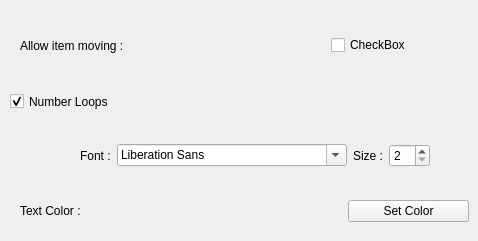
      <widget class="QWidget" name="page_4" >
       <widget class="QWidget" name="horizontalLayoutWidget_11" >
        <property name="geometry" >
         <rect>
          <x>20</x>
          <y>30</y>
          <width>391</width>
          <height>31</height>
         </rect>
        </property>
        <layout class="QHBoxLayout" name="horizontalLayout_18" >
         <item>
          <widget class="QLabel" name="label_18" >
           <property name="text" >
            <string>Allow item moving :</string>
           </property>
           <property name="buddy" >
            <cstring>checkBox_2</cstring>
           </property>
          </widget>
         </item>
         <item>
          <spacer name="horizontalSpacer_9" >
           <property name="orientation" >
            <enum>Qt::Horizontal</enum>
           </property>
           <property name="sizeHint" stdset="0" >
            <size>
             <width>40</width>
             <height>20</height>
            </size>
           </property>
          </spacer>
         </item>
         <item>
          <widget class="QCheckBox" name="checkBox_2" >
           <property name="text" >
            <string>CheckBox</string>
           </property>
          </widget>
         </item>
        </layout>
       </widget>
       <widget class="QCheckBox" name="InnerTextCHK_2" >
        <property name="geometry" >
         <rect>
          <x>10</x>
          <y>90</y>
          <width>449</width>
          <height>23</height>
         </rect>
        </property>
        <property name="text" >
         <string>Number Loops</string>
        </property>
        <property name="checked" >
         <bool>true</bool>
        </property>
       </widget>
       <widget class="QWidget" name="layoutWidget_4" >
        <property name="geometry" >
         <rect>
          <x>80</x>
          <y>140</y>
          <width>350</width>
          <height>31</height>
         </rect>
        </property>
        <layout class="QHBoxLayout" name="horizontalLayout_4" >
         <item>
          <widget class="QLabel" name="label_6" >
           <property name="text" >
            <string>Font :</string>
           </property>
           <property name="buddy" >
            <cstring>fontCB</cstring>
           </property>
          </widget>
         </item>
         <item>
          <widget class="QFontComboBox" name="fontCB" />
         </item>
         <item>
          <widget class="QLabel" name="label_7" >
           <property name="text" >
            <string>Size :</string>
           </property>
           <property name="buddy" >
            <cstring>fontSizeSpin</cstring>
           </property>
          </widget>
         </item>
         <item>
          <widget class="QSpinBox" name="fontSizeSpin" >
           <property name="minimum" >
            <number>2</number>
           </property>
           <property name="maximum" >
            <number>70</number>
           </property>
          </widget>
         </item>
        </layout>
       </widget>
       <widget class="QWidget" name="layoutWidget_3" >
        <property name="geometry" >
         <rect>
          <x>20</x>
          <y>190</y>
          <width>449</width>
          <height>42</height>
         </rect>
        </property>
        <layout class="QHBoxLayout" name="horizontalLayout_16" >
         <item>
          <widget class="QLabel" name="penLB_3" >
           <property name="minimumSize" >
            <size>
             <width>84</width>
             <height>0</height>
            </size>
           </property>
           <property name="text" >
            <string>Text Color :</string>
           </property>
           <property name="buddy" >
            <cstring>penPB_5</cstring>
           </property>
          </widget>
         </item>
         <item>
          <spacer name="horizontSp" >
           <property name="orientation" >
            <enum>Qt::Horizontal</enum>
           </property>
           <property name="sizeType" >
            <enum>QSizePolicy::Fixed</enum>
           </property>
           <property name="sizeHint" stdset="0" >
            <size>
             <width>200</width>
             <height>20</height>
            </size>
           </property>
          </spacer>
         </item>
         <item>
          <widget class="QPushButton" name="penPB_5" >
           <property name="text" >
            <string>Set Color</string>
           </property>
          </widget>
         </item>
        </layout>
       </widget>
      </widget>
